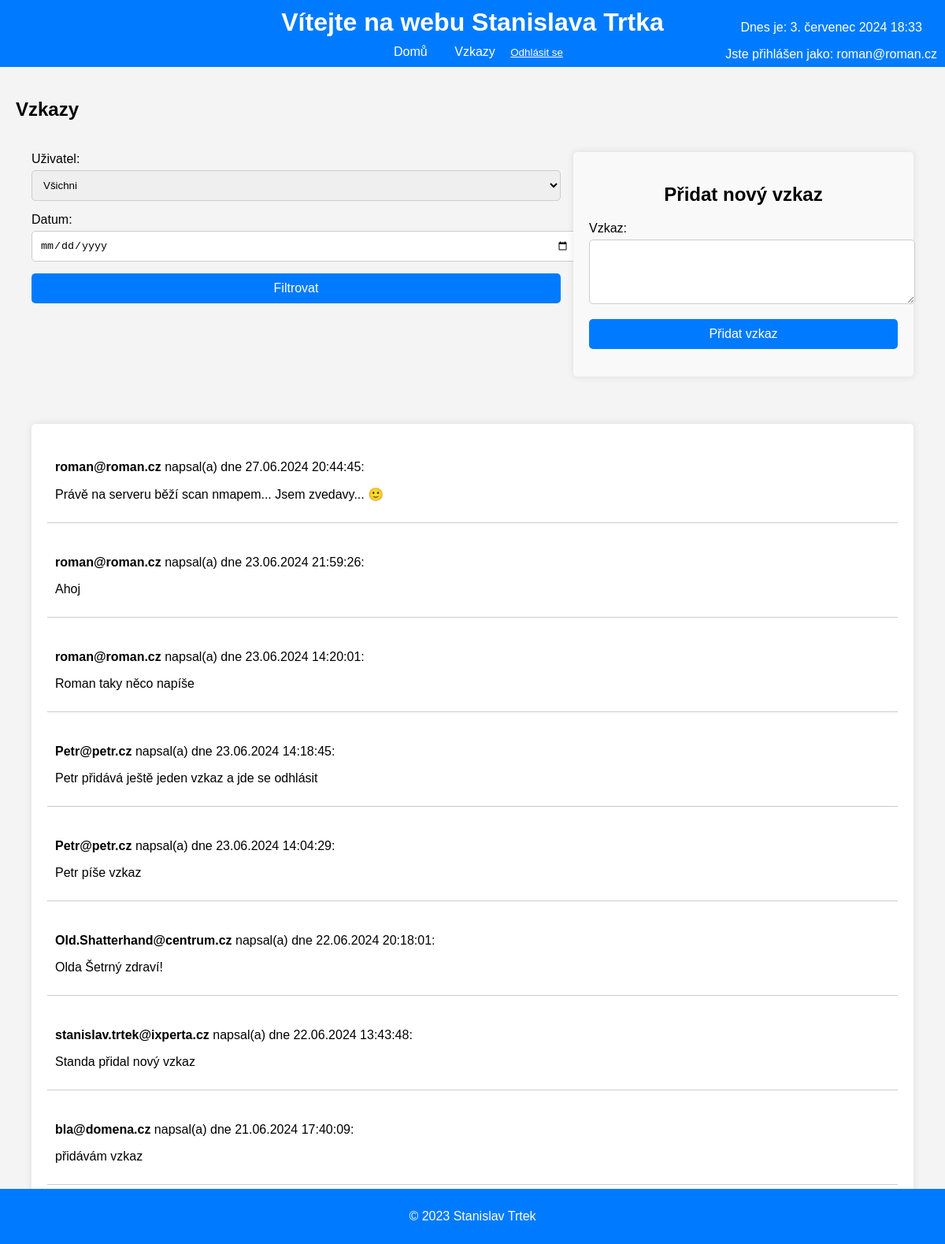
The page /messages/ (signed in) on the database its author committed.
### myapp/models.py (models this page shows)
class Message(models.Model):
    objects = None
    user = models.ForeignKey(User, on_delete=models.CASCADE)
    content = models.TextField()
    timestamp = models.DateTimeField(auto_now_add=True)

### myapp/views.py (the view)
# urls.py: path('messages/', views.message_list, name='message_list'),
@login_required
def message_list(request):
    user_filter = request.GET.get('user')
    date_filter = request.GET.get('date')
    messages = Message.objects.all().order_by('-timestamp')
    if user_filter:
        messages = messages.filter(user_id=user_filter)
    if date_filter:
        date = parse_date(date_filter)
        if date:
            messages = messages.filter(timestamp__date=date)
    users = User.objects.all()
    return render(request, 'message_list.html', {'messages': messages, 'users': users})

### myapp/context_processors.py (called while the page is built)
def current_datetime(request):
    return {
        'current_time': timezone.now()
    }

### myapp/templates/message_list.html (shortened to what this page needs)
{% extends "base.html" %}
{% load static %}
{% block content %}
<h2>Vzkazy</h2>
<div class="top-section">
    <div class="filter-form">
        <form method="get" action="{% url 'message_list' %}">
            <div class="form-group">
                <label for="user_filter">Uživatel:</label>
                <select name="user" id="user_filter">
                    <option value="">Všichni</option>
                </select>
            </div>
            <div class="form-group">
                <label for="date_filter">Datum:</label>
                <input type="date" name="date" id="date_filter" value="{{ request.GET.date }}">
            </div>
            <div class="form-group">
                <button type="submit">Filtrovat</button>
            </div>
        </form>
    </div>
    <div class="add-message">
        <h2>Přidat nový vzkaz</h2>
        <form method="post" action="{% url 'add_message' %}">
            <div class="form-group">
                <label for="id_content">Vzkaz:</label>
                <textarea name="content" id="id_content" rows="4" required></textarea>
            </div>
            <div class="form-group">
                <button type="submit">Přidat vzkaz</button>
            </div>
        </form>
    </div>
</div>
<div class="messages-container">
    <div class="messages-list">
        {% for message in messages %}
            <div class="message-item">
                <p><strong>{{ message.user.username }}</strong> napsal(a) dne {{ message.timestamp|date:"d.m.Y H:i:s" }}:</p>
                <p>{{ message.content }}</p>
            </div>
        {% endfor %}
    </div>
</div>
{% endblock %}

### myapp/templates/base.html (shortened to what this page needs)
{% load static %}
<!DOCTYPE html>
<html lang="en">
<head>
    <link rel="stylesheet" href="{% static 'css/style.css' %}">
    <link rel="stylesheet" href="{% static 'css/home.css' %}">
    <link rel="stylesheet" href="{% static 'css/message_list.css' %}">
    <link rel="stylesheet" href="{% static 'css/login.css' %}">
</head>
<body>
    <header>
        <h1>Vítejte na webu Stanislava Trtka</h1>
        <nav>
            <a href="{% url 'home' %}">Domů</a>
            <a href="{% url 'message_list' %}">Vzkazy</a>
            {% if user.is_authenticated %}
                <form action="{% url 'logout' %}" method="post" style="display:inline;">
                    <button type="submit" style="background:none; border:none; color:white; cursor:pointer; text-decoration:underline; padding:0;">
                        Odhlásit se
                    </button>
                </form>
            {% else %}
                <a href="{% url 'login' %}">Přihlásit se</a>
            {% endif %}
        </nav>
        <div class="current-time">
            <p>Dnes je: {{ current_time|date:"j. F Y H:i" }}</p>
            {% if user.is_authenticated %}
                <p>Jste přihlášen jako: {{ user.username }}</p>
            {% endif %}
        </div>
    </header>
    <main>
        {% block content %}{% endblock %}
    </main>
    <footer>
        <p>&copy; 2023 Stanislav Trtek</p>
    </footer>
</body>
</html>

### myapp/static/css/style.css (style rules this page uses)
body { font-family: Arial, sans-serif; background-color: #f4f4f4; margin: 0; padding: 0; }
header { background-color: #007bff; color: white; padding: 10px 0; text-align: center; display: flex; justify-content: center; flex-wrap: wrap; position: relative; }
header h1 { margin: 0; flex: 1 100%; }
nav { margin-top: 10px; }
nav a { color: white; margin: 0 15px; text-decoration: none; }
.current-time, .user-info { position: absolute; }
.current-time { top: 10px; right: 10px; }
main { padding: 20px; }
footer { background-color: #007bff; color: white; text-align: center; padding: 10px 0; position: fixed; bottom: 0; width: 100%; }

### myapp/static/css/message_list.css (style rules this page uses)
.top-section { display: flex; justify-content: space-between; padding: 20px; margin-bottom: 20px; }
.add-message { width: 35%; padding: 20px; background-color: #f9f9f9; border-radius: 5px; box-shadow: 0 0 10px rgba(0, 0, 0, 0.1); }
.add-message h2 { margin-bottom: 20px; text-align: center; }
.filter-form { width: 60%; margin-bottom: 20px; }
.filter-form .form-group { margin-bottom: 15px; }
.filter-form .form-group label { display: block; margin-bottom: 5px; }
.filter-form .form-group select, .filter-form .form-group input { width: 100%; padding: 10px; border: 1px solid #ccc; border-radius: 5px; }
.filter-form .form-group button { width: 100%; padding: 10px; background-color: #007bff; color: #fff; border: none; border-radius: 5px; cursor: pointer; font-size: 16px; }
.messages-container { display: flex; justify-content: space-between; padding: 20px; }
.messages-list { width: 100%; padding: 20px; background-color: #fff; border-radius: 5px; box-shadow: 0 0 10px rgba(0, 0, 0, 0.1); }
.message-item { margin-bottom: 15px; padding: 10px; border-bottom: 1px solid #ccc; }
.form-group { margin-bottom: 15px; }
.form-group label { display: block; margin-bottom: 5px; }
.form-group textarea { width: 100%; padding: 10px; border: 1px solid #ccc; border-radius: 5px; }
.form-group button { width: 100%; padding: 10px; background-color: #007bff; color: #fff; border: none; border-radius: 5px; cursor: pointer; font-size: 16px; }

### myapp/static/css/login.css (style rules this page uses)
.form-group { margin-bottom: 15px; }
.form-group label { display: block; margin-bottom: 5px; }
.form-group input { width: 100%; padding: 10px; border: 1px solid #ccc; border-radius: 5px; }
.form-group button { width: 100%; padding: 10px; background-color: #007bff; color: #fff; border: none; border-radius: 5px; cursor: pointer; font-size: 16px; }

### rows shown on the page
Message: user.username "roman@roman.cz", timestamp "27.06.2024 20:44:45", content "Právě na serveru běží scan nmapem... Jsem zvedavy... 🙂"
Message: user.username "roman@roman.cz", timestamp "23.06.2024 21:59:26", content "Ahoj"
Message: user.username "roman@roman.cz", timestamp "23.06.2024 14:20:01", content "Roman taky něco napíše"
Message: user.username "Petr@petr.cz", timestamp "23.06.2024 14:18:45", content "Petr přidává ještě jeden vzkaz a jde se odhlásit"
Message: user.username "Petr@petr.cz", timestamp "23.06.2024 14:04:29", content "Petr píše vzkaz"
Message: user.username "Old.Shatterhand@centrum.cz", timestamp "22.06.2024 20:18:01", content "Olda Šetrný zdraví!"
Message: user.username "stanislav.trtek@ixperta.cz", timestamp "22.06.2024 13:43:48", content "Standa přidal nový vzkaz"
Message: user.username "bla@domena.cz", timestamp "21.06.2024 17:40:09", content "přidávám vzkaz"

### other values the page prints
{{ user.username }} "roman@roman.cz"
